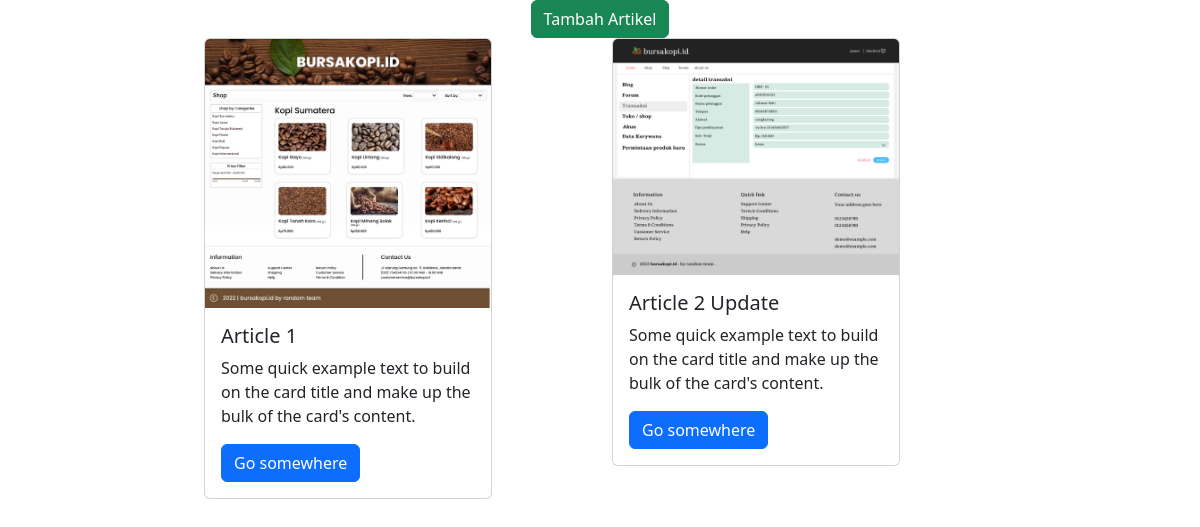
Page /index.php/article on the committed database.
### tables this page shows
CREATE TABLE `article` (
  `id_article` int(11) NOT NULL,
  `title` varchar(45) NOT NULL,
  `description` text NOT NULL,
  `date_upload` date NOT NULL,
  `image` varchar(32) NOT NULL
);

### application/controllers/Article.php (called while the page is built, shortened)
<?php
class Article extends CI_Controller
{
    public function __construct()
    {
        $this->load->model('Article_model', 'article');
    }
    public function index()
    {
        $data['articles'] = $this->article->ambil_semua();
        $this->load->view('layouts/admin/head', $data);
        $this->load->view('article/index');
        $this->load->view('layouts/admin/footer');
    }
}

### index.php (called while the page is built, shortened)
<?php
require_once BASEPATH.'core/CodeIgniter.php';

### application/models/Article_model.php (called while the page is built, shortened)
<?php
class Article_model extends CI_Model
{
    public function ambil_semua()
    {
        $query = $this->db->get('article');
        return $query->result();
    }
}

### application/views/article/index.php (the view)
<div class="text-center">
    <a href="<?= base_url('article/create_article') ?>" class="btn btn-success">Tambah Artikel</a>
</div>
<div class="row justify-content-center">
    <?php foreach ($articles as $article) : ?>
        <div class="col-4">
            <div class="card" style="width: 18rem;">
                <img src="<?= base_url('assets/images/artikel/' . $article->image) ?>" class="card-img-top" onclick="window.location.href = '<?= base_url('article/show_article/' . $article->id_article) ?>'">
                <div class="card-body">
                    <h5 class="card-title"><?= $article->title ?></h5>
                    <p class="card-text">Some quick example text to build on the card title and make up the bulk of the card's content.</p>
                    <a href="#" class="btn btn-primary">Go somewhere</a>
                </div>
            </div>
        </div>
    <?php endforeach ?>
</div>

### application/views/layouts/admin/head.php (shortened to what this page needs)
<!DOCTYPE html>
<html lang="en">
<head>
    <link rel="stylesheet" href="<?= base_url('assets/Plugins/bootstrap-5.2.2/css/bootstrap.min.css') ?>">
    <link rel="stylesheet" href="<?= base_url('assets/css/admin.css') ?>">
</head>
<body>

### application/views/layouts/admin/footer.php (shortened to what this page needs)
</body>
</html>

### rows in the picture
article: image (picture), title "Article 1"
article: image (picture), title "Article 2 Update"
